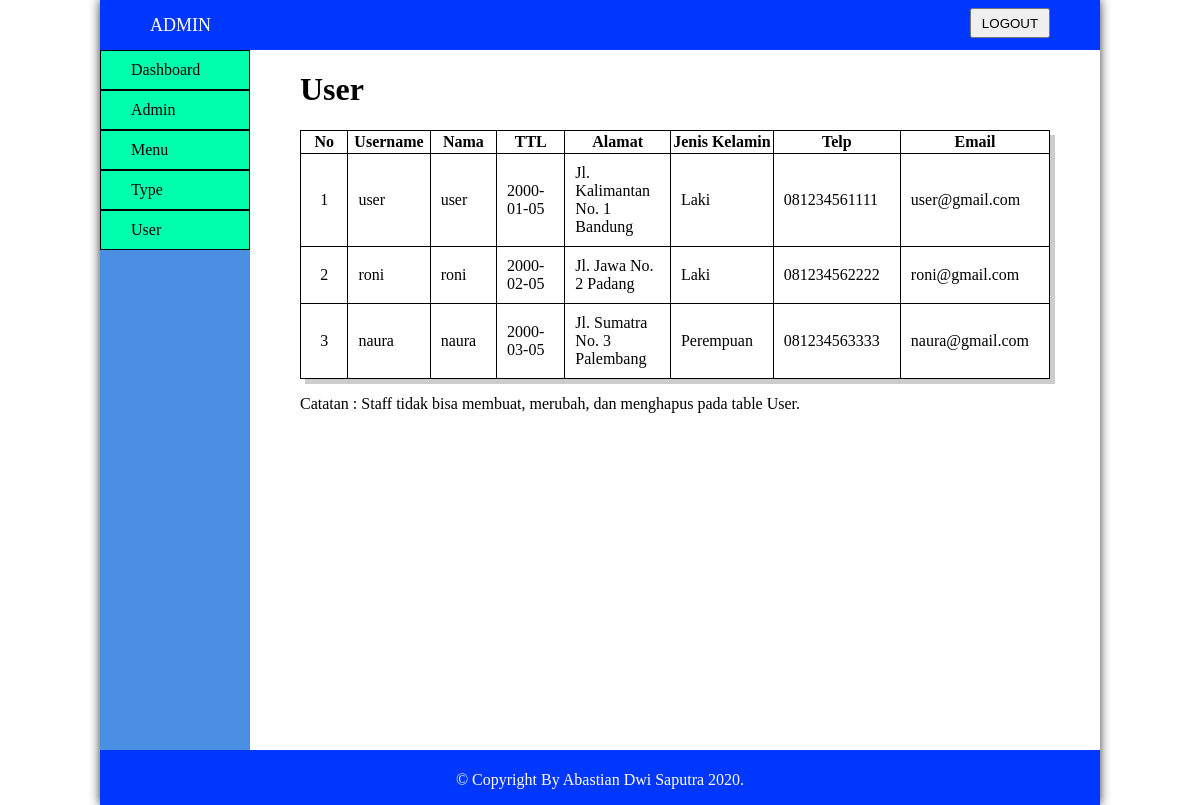
/admin/index.php?module=user (signed in), run on the app's committed database.
### tables this page shows
CREATE TABLE `tb_user` (
  `id_user` int(11) NOT NULL,
  `username` varchar(50) NOT NULL,
  `password` varchar(50) NOT NULL,
  `nama` varchar(50) NOT NULL,
  `ttl` date NOT NULL,
  `alamat` text NOT NULL,
  `jenis_kelamin` varchar(20) NOT NULL,
  `telp` varchar(20) NOT NULL,
  `email` varchar(50) NOT NULL
);

### admin/backend/user/list.php (the view, shortened to what this page needs)
<div class="fix">
	<h1>User</h1>
    <div class="fix-table">
        <table class="table-design" border="1px" height="20%">
            <thead>
                <tr>
                    <th width="5%">No</th>
                    <th width="5%">Username</th>
                    <th width="5%">Nama</th>
                    <th width="5%">TTL</th>
                    <th width="5%">Alamat</th>
                    <th width="5%">Jenis Kelamin</th>
                    <th width="5%">Telp</th>
                    <th width="5%">Email</th>
                </tr>
            </thead>
            <tbody>
			<?php
				$no = 1;
				$sql=$db->prepare("SELECT * FROM tb_user");
				$sql->execute();
				while($hasil=$sql->FETCH(PDO::FETCH_ASSOC)){
			?>
			<tr>
				<td style="text-align: center;"><?php echo $no; ?></td>
				<td><?php echo $hasil['username'];?></td>
				<td><?php echo $hasil['nama'];?></td>
				<td><?php echo $hasil['ttl'];?></td>
				<td><?php echo $hasil['alamat'];?></td>
				<td><?php echo $hasil['jenis_kelamin'];?></td>
				<td><?php echo $hasil['telp'];?></td>
				<td><?php echo $hasil['email'];?></td>
			</tr>
			<?php
				$no++;
				}
			?>
            </tbody>
		</table>
		<p>Catatan : Staff tidak bisa membuat, merubah, dan menghapus pada table User.</p>
    </div>
</div>

### css/backend/style.css (style rules this page uses)
body, ul, li { margin: 0; padding: 0; }
.fix { padding-left: 50px; padding-right: 50px; }
.table-design { border-spacing: 0; border-collapse: collapse; border: 1px solid #000000; box-shadow: 5px 5px #cccccc; }
.table-design th { height: 20px; }
.table-design td { width: 50px; height: 10px; padding: 10px; }

### data on the page
tb_user: username "user", nama "user", ttl "2000-01-05", alamat "Jl. Kalimantan No. 1 Bandung", jenis_kelamin "Laki", telp "081234561111", email "user@gmail.com"
tb_user: username "roni", nama "roni", ttl "2000-02-05", alamat "Jl. Jawa No. 2 Padang", jenis_kelamin "Laki", telp "081234562222", email "roni@gmail.com"
tb_user: username "naura", nama "naura", ttl "2000-03-05", alamat "Jl. Sumatra No. 3 Palembang", jenis_kelamin "Perempuan", telp "081234563333", email "naura@gmail.com"
